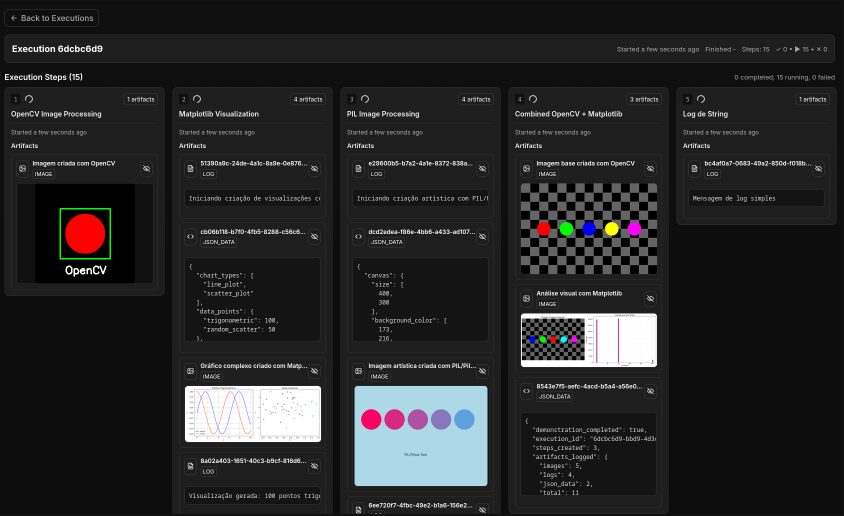
#> input picture img.png, 1687 x 1032 px (shown at 1/2 size)
$ python -i lib.py   (imports and definitions only)
#> lines starting #> are read from the running program, lines starting #| are printed output that depends on the picture
#> further down, picture is the input picture: shape (1032, 1687, 3); mean B, G, R 39.2, 38.6, 38.5
"""
Library for debugging and executions.

This module contains specific functions to start executions
in the debug API.
"""

from typing import Optional
import os
import sys

# Import handling for both package and direct execution
try:
    from .http_utils import make_post_request, parse_json_response
except ImportError:
    # Add current directory to path for direct execution
    current_dir = os.path.dirname(os.path.abspath(__file__))
    sys.path.insert(0, current_dir)
    try:
        from http_utils import make_post_request, parse_json_response
    except ImportError:
        # Fallback: implement basic functionality inline
        import requests
        import json

        # [238 lines left out: functions make_post_request, parse_json_response, start_execution, add_step, log_image_artifact, not called in this run]


def _process_image_input(image, filename_hint=None):
    """
    Processes different types of image input and converts to PNG bytes.

    Returns:
        tuple: (image_bytes, detected_filename)
    """
    try:
        import numpy as np
        from pathlib import Path

        # Case 1: String or Path (file path)
        if isinstance(image, (str, Path)):
            image_path = Path(image)
            if image_path.exists():
                with open(image_path, 'rb') as f:
                    return f.read(), image_path.name
            else:
                print(f"[ERROR] File not found: {image_path}")
                return None, None

        # Case 2: Direct bytes
        elif isinstance(image, bytes):
            detected_name = filename_hint or "image.png"
            return image, detected_name

        # Case 3: numpy array (OpenCV)
        elif isinstance(image, np.ndarray):
            return _numpy_to_png_bytes(image), "opencv_image.jpg"

        # Case 4: matplotlib Figure
        elif hasattr(image, 'savefig') and hasattr(image, 'canvas'):
            return _matplotlib_to_png_bytes(image), "matplotlib_figure.png"

        # Case 5: PIL Image
        elif hasattr(image, 'save') and hasattr(image, 'mode'):
            return _pil_to_png_bytes(image), "pil_image.png"

        else:
            print(f"[ERROR] Unsupported image type: {type(image)}")
            return None, None

    except ImportError as e:
        print(f"[ERROR] Dependency not found: {e}")
        return None, None
    except Exception as e:
        print(f"[ERROR] Error processing image: {e}")
        return None, None


def _numpy_to_png_bytes(img_array):
    """Converts numpy array to PNG bytes with optimized compression."""
    try:
        import cv2
        import numpy as np

        # Normalizar array se necessário
        if img_array.dtype != np.uint8:
            if img_array.max() <= 1.0:
                img_array = (img_array * 255).astype(np.uint8)
            else:
                img_array = img_array.astype(np.uint8)

        # Convert BGR to RGB if OpenCV (3 channels)
        if len(img_array.shape) == 3 and img_array.shape[2] == 3:
            img_array = cv2.cvtColor(img_array, cv2.COLOR_BGR2RGB)

        # Resize image if too large to reduce file size
        height, width = img_array.shape[:2]
#> height = 1032; width = 1687
        max_dimension = 800  # Maximum 800px for any dimension

        if height > max_dimension or width > max_dimension:
            scale = max_dimension / max(height, width)
#> scale = 0.474
            new_width = int(width * scale)
#> new_width = 800
            new_height = int(height * scale)
#> new_height = 489
            img_array = cv2.resize(img_array, (new_width, new_height), interpolation=cv2.INTER_AREA)
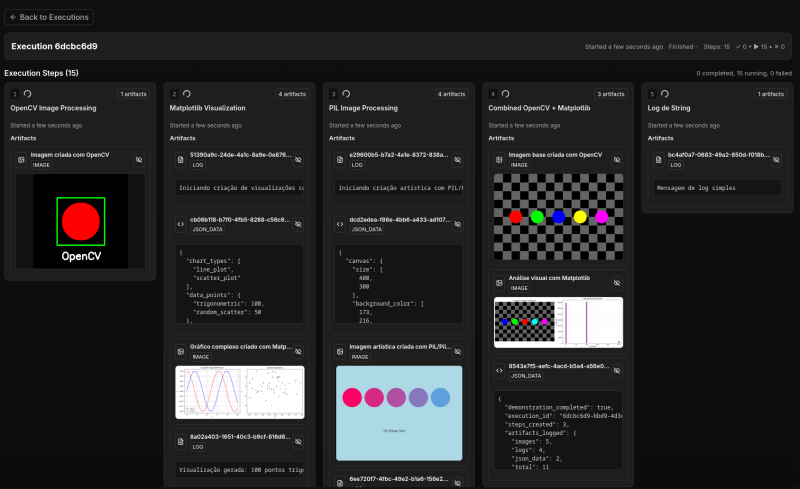
#> img_array: shape (489, 800, 3); mean R, G, B 38.5, 38.6, 39.2

        # Encode to JPEG with reduced quality for smaller files
        encode_param = [int(cv2.IMWRITE_JPEG_QUALITY), 85]
        success, buffer = cv2.imencode('.jpg', img_array, encode_param)
        if success:
            return buffer.tobytes()
        else:
            raise ValueError("Failed to encode image to JPEG")
    except ImportError:
        # Fallback using PIL if OpenCV is not available
        try:
            from PIL import Image
            import numpy as np

            if len(img_array.shape) == 3:
                img = Image.fromarray(img_array.astype(np.uint8), 'RGB')
            else:
                img = Image.fromarray(img_array.astype(np.uint8), 'L')

            import io
            buffer = io.BytesIO()
            img.save(buffer, format='PNG')
            return buffer.getvalue()
        except ImportError:
            raise ImportError("OpenCV or PIL are required to process numpy arrays")
# [313 lines left out: functions _matplotlib_to_png_bytes, _pil_to_png_bytes, _make_multipart_request, log_artifact, log_text_artifact, complete_step and 1 more, not called in this run]


# [52 lines not run here, left out]

>>> import cv2
>>> picture = cv2.imread('../../../img.png')
>>> result = _process_image_input(picture)
